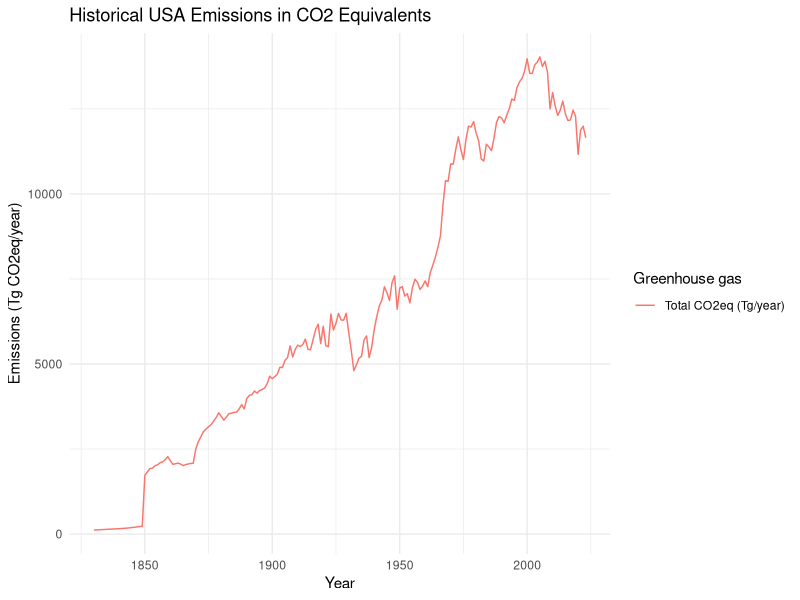
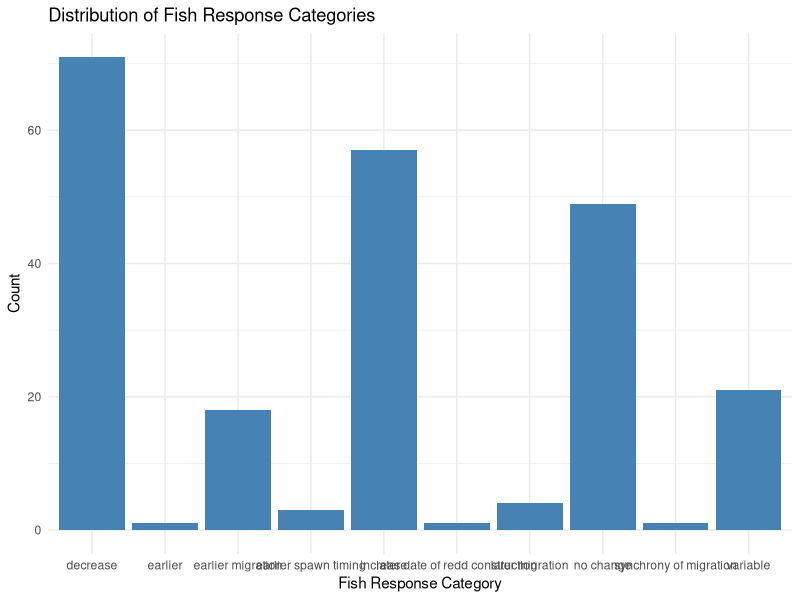

Recreate these plots in R, in order.
## Load libraries
library(tidyverse)
library(readxl)
library(ggplot2)
library(rstatix)
library(knitr)
library(gganimate)

## Load data
### Emissions from 1830 to 2023
emissions_data <- read_excel("USA Emissions.xlsx")
head(emissions_data)

## Fish data
fish_data <- read_csv("database (3).csv")
head(fish_data)
colnames(fish_data)

## Standardize Units, convert CH4 and N2O to CO2 equivalents
# Using global warming potentials (GWP): CH4 = 25, N2O = 298
### Standardize Units
# Convert greenhouse gases to CO2 equivalents
# GWP (Global Warming Potential): CH4 = 25, N2O = 298
emissions_data <- emissions_data %>%
  mutate(
    CH4_in_CO2eq = if_else(Gas == "CH[4]", Data * 25, 0), # Convert CH4 to CO2 equivalents
    N2O_in_CO2eq = if_else(Gas == "N[2]*O", Data * 298, 0), # Convert N2O to CO2 equivalents
    CO2_in_CO2eq = if_else(Gas == "CO[2]", Data * 1000, 0), # Convert CO2 from Pg to Tg
    Total_CO2eq = CH4_in_CO2eq + N2O_in_CO2eq + CO2_in_CO2eq # Sum of all gases in CO2eq
  ) %>%
  group_by(Year) %>%
  summarize(Total_CO2eq = sum(Total_CO2eq, na.rm = TRUE)) # Aggregate by year

head(emissions_data)

## Merge dataset
merged_data <- fish_data %>%
  mutate(Fish_Response = as.factor(Fish_Response)) %>%
  inner_join(emissions_data, by = "Year")

## Data exploration
# Summary for emissions
summary(emissions_data)

# Summary for fish response
fish_data %>% count(Fish_Response)


### Visualize Emissions Over Time
ggplot(emissions_data, aes(x = Year)) +
  geom_line(aes(y = Total_CO2eq, color = "Total CO2eq (Tg/year)")) +
  labs(
    title = "Historical USA Emissions in CO2 Equivalents",
    x = "Year",
    y = "Emissions (Tg CO2eq/year)",
    color = "Greenhouse gas"
  ) +
  theme_minimal()

### Animation: Emissions Over Time
ggplot(emissions_data, aes(x = Year, y = Total_CO2eq)) +
  geom_line(color = "blue") +
  labs(
    title = "Animated Emissions Over Time",
    x = "Year",
    y = "Total CO2eq (Tg/year)"
  ) +
  transition_reveal(Year) +
  theme_minimal()


## Statistical Analysis
### Model Relationship Between Emissions and Fish Response
# Logistic regression to analyze relationship
model <- glm(Fish_Response ~ Total_CO2eq, 
             data = merged_data, 
             family = "binomial")
summary(model)

### Visualization: Fish Response Distribution
ggplot(fish_data, aes(x = Fish_Response)) +
  geom_bar(fill = "steelblue") +
  labs(
    title = "Distribution of Fish Response Categories",
    x = "Fish Response Category",
    y = "Count"
  ) +
  theme_minimal()
